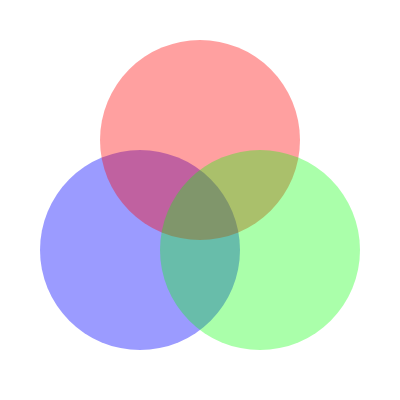
Frame 1 (no input)
Frame 60 (no input): identical to frame 1, image omitted
Frame 120 (the mouse pressed at the canvas centre since frame 60): identical to frame 1, image omitted

The p5.js sketch that drew this single still picture (run headless with seeded random() and noise() and a simulated clock; from frame 60 on, the mouse is pressed at the canvas centre):

// p5.js sketch
// ── sketch.js
function setup() {
  createCanvas(400, 400);
}

function draw() {
  noStroke();
  background(255);
  fill(0,0,255,100);
  circle(140,250,200);
  fill(255,0,0,95);
  circle(200,140,200);
  fill(0,255,0,85);
  circle(260,250,200);
}
